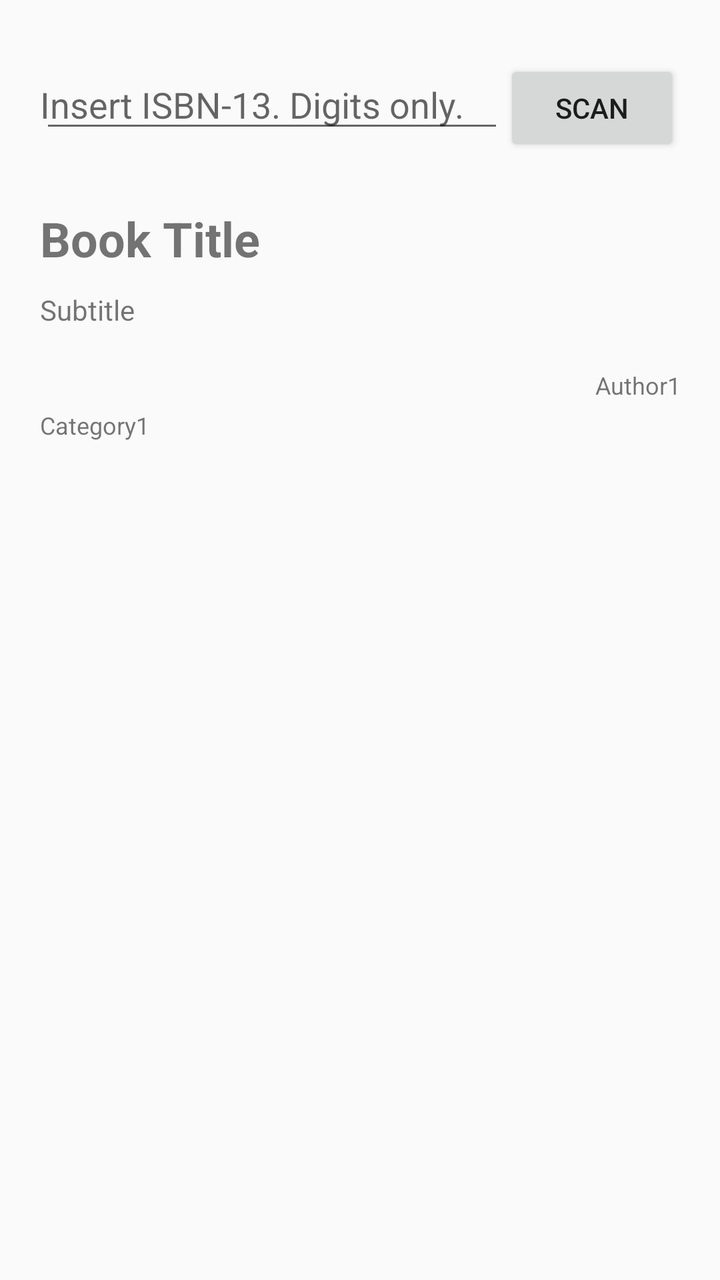
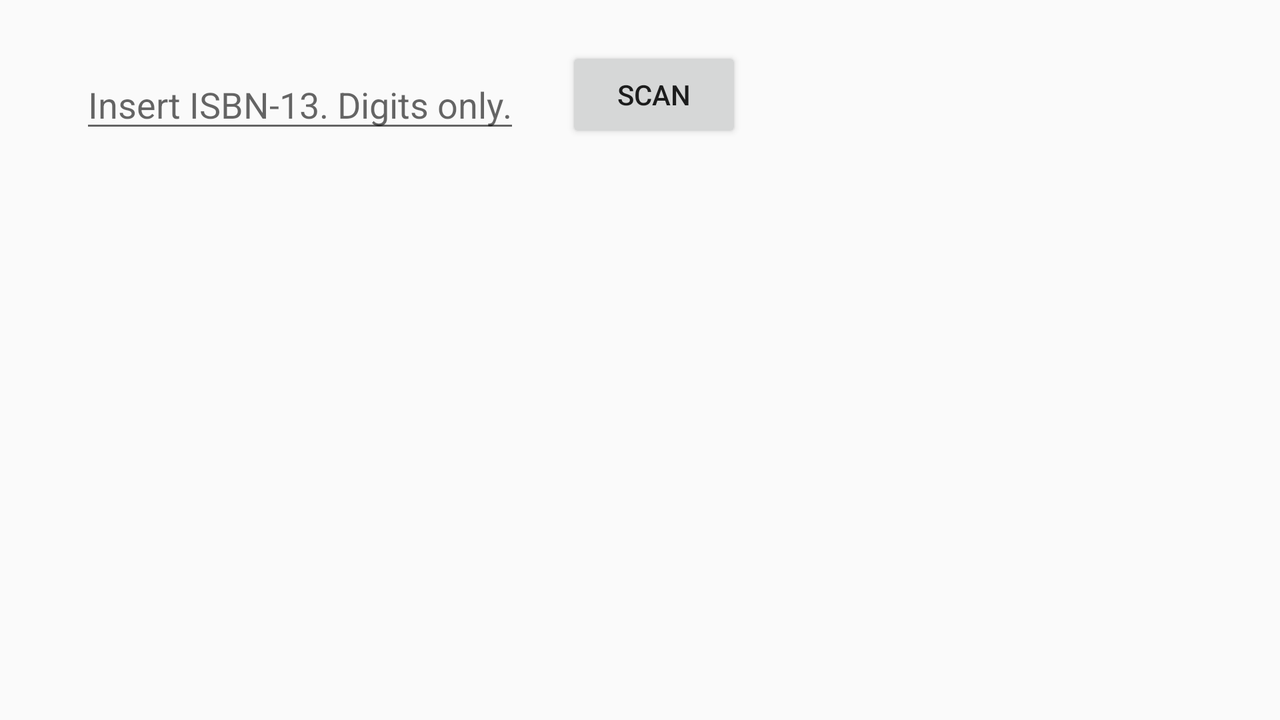

An Android layout and its configuration variant, each rendered on a device that would load it. The default file and the variant file are quoted in full after the pictures.
<!-- AndroidManifest.xml: application theme AppTheme -->
<!-- res/layout/fragment_book_add.xml -->
<FrameLayout xmlns:android="http://schemas.android.com/apk/res/android"
    xmlns:tools="http://schemas.android.com/tools"
    android:layout_width="match_parent"
    android:layout_height="match_parent"
    tools:context="it.jaschke.alexandria.fragments.AddFragment">


    <TextView
        android:id="@+id/error_message"
        android:layout_width="match_parent"
        android:layout_height="wrap_content"
        android:padding="@dimen/activity_horizontal_margin"
        android:text="@string/no_internet_connection"
        android:visibility="gone" />

    <RelativeLayout
        android:id="@+id/main_layout"
        android:orientation="horizontal"
        android:layout_width="fill_parent"
        android:layout_height="fill_parent"
        android:layout_gravity="center_horizontal|top">

        <LinearLayout
            android:orientation="horizontal"
            android:layout_width="wrap_content"
            android:id="@+id/eancontainer"
            android:layout_height="wrap_content"
            android:layout_marginTop="30dp"
            android:layout_alignParentTop="true"
            android:layout_centerHorizontal="true">

            <EditText
                android:layout_width="wrap_content"
                android:layout_height="wrap_content"
                android:inputType="number"
                android:minEms="@integer/ean_width"
                android:id="@+id/ean"
                android:saveEnabled="true"
                android:maxLength="@integer/ean_size"
                android:maxLines="1"
                android:hint="@string/input_hint"
                android:paddingLeft="0dp"
                android:paddingStart="0dp"
                android:paddingRight="20dp"
                android:paddingEnd="20dp" />

            <Button
                android:layout_width="wrap_content"
                android:layout_height="wrap_content"
                android:text="@string/scan_button"
                android:id="@+id/scan_button"/>

        </LinearLayout>

        <TextView
            android:layout_width="wrap_content"
            android:layout_height="wrap_content"
            android:id="@+id/bookTitle"
            android:textSize="@dimen/head_line"
            android:textIsSelectable="true"
            android:textStyle="bold"
            android:layout_marginTop="25dp"
            android:paddingLeft="0dp"
            android:paddingStart="0dp"
            android:paddingRight="20dp"
            android:paddingEnd="20dp"
            android:layout_below="@+id/eancontainer"
            android:layout_alignLeft="@+id/eancontainer"
            android:layout_alignStart="@+id/eancontainer"
            tools:text="Book Title" />

        <TextView
            android:layout_width="wrap_content"
            android:layout_height="wrap_content"
            android:id="@+id/bookSubTitle"
            android:layout_marginTop="10dp"
            android:layout_below="@+id/bookTitle"
            android:maxLines="3"
            android:ellipsize="end"
            android:layout_alignLeft="@+id/eancontainer"
            android:layout_alignStart="@+id/eancontainer"
            tools:text="Subtitle" />

        <TextView
            android:layout_width="wrap_content"
            android:layout_height="wrap_content"
            android:id="@+id/authors"
            android:gravity="end"
            android:textSize="@dimen/small_fontsize"
            android:layout_marginTop="20dp"
            android:layout_below="@+id/bookSubTitle"
            android:layout_alignRight="@+id/eancontainer"
            android:layout_alignEnd="@+id/eancontainer"
            tools:text="Author1" />

        <ImageView
            android:layout_width="wrap_content"
            android:layout_height="wrap_content"
            android:id="@+id/bookCover"
            android:contentDescription="@string/book_cover"
            android:layout_alignTop="@+id/authors"
            android:layout_alignLeft="@+id/eancontainer"
            android:layout_alignStart="@+id/eancontainer"
            android:background="#CCCCCC" />

        <TextView
            android:layout_width="wrap_content"
            android:layout_height="wrap_content"
            android:id="@+id/categories"
            android:textSize="@dimen/small_fontsize"
            android:layout_below="@+id/bookCover"
            android:layout_marginTop="20dp"
            android:layout_alignLeft="@+id/eancontainer"
            android:layout_alignStart="@+id/eancontainer"
            tools:text="Category1" />

        <LinearLayout
            android:orientation="horizontal"
            android:layout_width="fill_parent"
            android:layout_height="50dip"
            android:layout_alignParentBottom="true"
            android:layout_alignParentLeft="true"
            android:layout_alignParentStart="true">

            <Button
                android:layout_width="wrap_content"
                android:layout_height="fill_parent"
                android:text="@string/cancel_button"
                android:layout_weight="1"
                style="?android:attr/buttonBarButtonStyle"
                android:id="@+id/delete_button"
                android:drawableLeft="@drawable/ic_action_discard"
                android:drawableStart="@drawable/ic_action_discard"
                android:visibility="invisible" />

            <Button
                android:layout_width="wrap_content"
                android:layout_height="fill_parent"
                android:text="@string/ok_button"
                android:visibility="invisible"
                android:layout_weight="1"
                android:id="@+id/save_button"
                android:drawableLeft="@drawable/ic_action_accept"
                android:drawableStart="@drawable/ic_action_accept"
                style="?android:attr/buttonBarButtonStyle"
                android:layout_gravity="bottom" />

        </LinearLayout>

    </RelativeLayout>

</FrameLayout>
<!-- resources referenced by this layout -->
<resources>
  <dimen name="activity_horizontal_margin">16dp</dimen>
  <dimen name="head_line">24sp</dimen>
  <dimen name="small_fontsize">12sp</dimen>
  <integer name="ean_size">13</integer>
  <integer name="ean_width">8</integer>
  <string name="book_cover">Bookcover</string>
  <string name="cancel_button">Cancel</string>
  <string name="input_hint">Insert ISBN-13. Digits only.</string>
  <string name="no_internet_connection">No network connection is available. Unable to fetch remote book data.</string>
  <string name="ok_button">Next</string>
  <string name="scan_button">Scan</string>
  <style name="AppTheme" parent="@style/Theme.AppCompat.Light.NoActionBar">
          
          <item name="colorPrimary">@color/primary</item>
          <item name="colorPrimaryDark">@color/primary_dark</item>
          <item name="colorAccent">@color/accent</item>
          <item name="statusBarColor">@android:color/transparent</item>
      </style>
  <color name="primary">#FF4CAF50</color>
  <color name="primary_dark">#FF388E3C</color>
  <color name="accent">#FF7C4DFF</color>
</resources>
<!-- res/layout-land/fragment_book_add.xml (the repository's variant of the layout above) -->
<!-- drawn on the phone turned sideways -->
<FrameLayout xmlns:android="http://schemas.android.com/apk/res/android"
    xmlns:tools="http://schemas.android.com/tools" android:layout_width="match_parent"
    android:layout_height="match_parent" tools:context="it.jaschke.alexandria.fragments.AddFragment">

    <RelativeLayout
        android:orientation="horizontal"
        android:layout_width="fill_parent"
        android:layout_height="fill_parent"
        android:layout_gravity="left|center_vertical">

        <EditText
            android:layout_width="wrap_content"
            android:layout_height="wrap_content"
            android:inputType="number"
            android:minEms="@integer/ean_width"
            android:id="@+id/ean"
            android:saveEnabled="true"
            android:textIsSelectable="false"
            android:maxLength="@integer/ean_size"
            android:hint="@string/input_hint"
            android:layout_marginLeft="40dp"
            android:layout_marginStart="40dp"
            android:maxLines="1"
            android:layout_marginTop="30dp"
            android:layout_alignParentTop="true"
            android:layout_alignParentLeft="true"
            android:layout_alignParentStart="true"/>

        <Button
            android:layout_width="wrap_content"
            android:layout_height="wrap_content"
            android:text="@string/scan_button"
            android:id="@+id/scan_button"
            android:layout_marginLeft="23dp"
            android:layout_marginStart="23dp"
            android:layout_alignBottom="@+id/ean"
            android:layout_toRightOf="@+id/ean"
            android:layout_toEndOf="@+id/ean"/>

        <TextView
            android:layout_width="wrap_content"
            android:layout_height="wrap_content"
            android:id="@+id/bookTitle"
            android:textSize="@dimen/head_line"
            android:textIsSelectable="true"
            android:textStyle="bold"
            android:layout_below="@+id/scan_button"
            android:layout_alignLeft="@+id/ean"
            android:layout_alignStart="@+id/ean"
            android:layout_marginLeft="10dp"
            android:layout_marginRight="10dp"
            android:layout_marginTop="10dp"/>

        <TextView
            android:layout_width="wrap_content"
            android:layout_height="wrap_content"
            android:id="@+id/bookSubTitle"
            android:layout_below="@+id/bookTitle"
            android:layout_alignLeft="@+id/bookTitle"
            android:layout_alignStart="@+id/bookTitle"
            android:layout_marginTop="10dp"/>

        <ImageView
            android:layout_width="wrap_content"
            android:layout_height="wrap_content"
            android:id="@+id/bookCover"
            android:contentDescription="@string/book_cover"
            android:minHeight="20dip"
            android:minWidth="20dip"
            android:layout_below="@+id/bookSubTitle"
            android:layout_alignLeft="@+id/bookSubTitle"
            android:layout_alignStart="@+id/bookSubTitle"
            />

        <TextView
            android:layout_width="wrap_content"
            android:layout_height="wrap_content"
            android:id="@+id/authors"
            android:textSize="@dimen/small_fontsize"
            android:layout_marginLeft="25dp"
            android:layout_alignTop="@+id/bookCover"
            android:layout_toRightOf="@+id/bookCover"
            />

        <TextView
            android:layout_width="wrap_content"
            android:layout_height="wrap_content"
            android:id="@+id/categories"
            android:textSize="@dimen/small_fontsize"
            android:layout_below="@+id/bookCover"
            android:layout_alignLeft="@+id/bookCover"
            android:layout_alignStart="@+id/bookCover"
            android:layout_marginTop="10dp"/>

        <LinearLayout
            android:orientation="vertical"
            android:layout_width="wrap_content"
            android:layout_height="fill_parent"
            android:layout_alignParentTop="true"
            android:layout_alignParentRight="true"
            >

            <ImageButton
                android:layout_width="wrap_content"
                android:layout_height="fill_parent"
                android:contentDescription="@string/cancel_button"
                android:layout_weight="1"
                android:src="@drawable/ic_action_discard"
                style="?android:attr/buttonBarButtonStyle"
                android:id="@+id/delete_button"
                android:visibility="invisible"
                />

            <ImageButton
                android:layout_width="wrap_content"
                android:layout_height="fill_parent"
                android:contentDescription="@string/ok_button"
                android:text="@string/ok_button"
                android:layout_weight="1"
                android:id="@+id/save_button"
                android:visibility="invisible"
                android:src="@drawable/ic_action_accept"
                style="?android:attr/buttonBarButtonStyle"
                android:layout_gravity="bottom"
                />


        </LinearLayout>

    </RelativeLayout>
</FrameLayout>
<!-- resources referenced by the variant -->
<!-- as the phone turned sideways resolves them -->
<resources>
  <dimen name="head_line">24sp</dimen>
  <dimen name="small_fontsize">12sp</dimen>
  <integer name="ean_size">13</integer>
  <integer name="ean_width">8</integer>
  <string name="book_cover">Bookcover</string>
  <string name="cancel_button">Cancel</string>
  <string name="input_hint">Insert ISBN-13. Digits only.</string>
  <string name="ok_button">Next</string>
  <string name="scan_button">Scan</string>
  <style name="AppTheme" parent="@style/Theme.AppCompat.Light.NoActionBar">
          
          <item name="colorPrimary">@color/primary</item>
          <item name="colorPrimaryDark">@color/primary_dark</item>
          <item name="colorAccent">@color/accent</item>
          <item name="statusBarColor">@android:color/transparent</item>
      </style>
  <color name="primary">#FF4CAF50</color>
  <color name="primary_dark">#FF388E3C</color>
  <color name="accent">#FF7C4DFF</color>
</resources>
